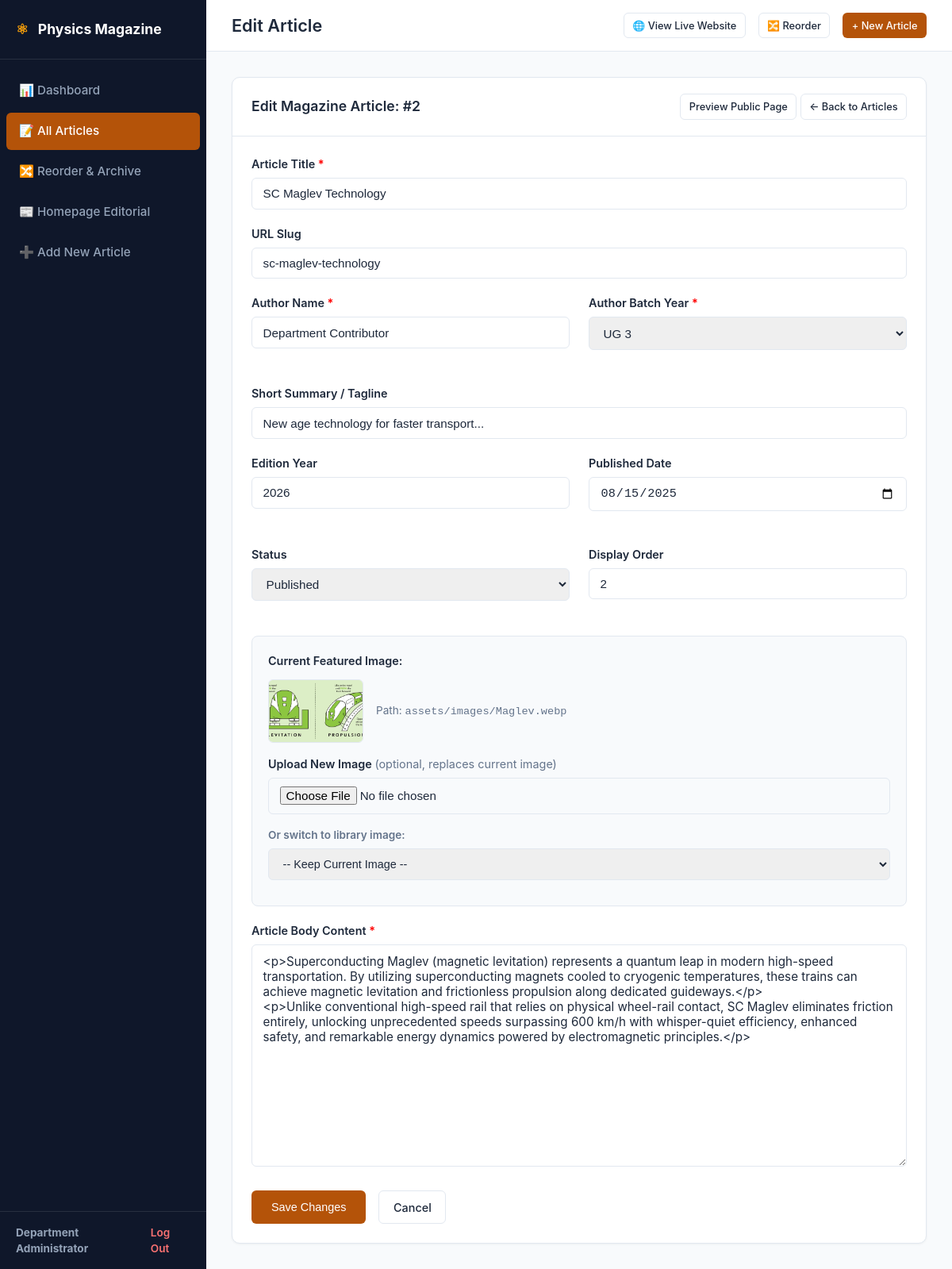
The app's page /admin/article-edit.php?id=2 (signed in) with its own data.
### tables this page shows
CREATE TABLE `articles` (
  `id` int(11) NOT NULL AUTO_INCREMENT,
  `slug` varchar(255) NOT NULL,
  `title` varchar(255) NOT NULL,
  `summary` varchar(500) NOT NULL,
  `author_name` varchar(150) NOT NULL,
  `author_batch` varchar(50) NOT NULL,
  `image_path` varchar(255) NOT NULL,
  `content` mediumtext NOT NULL,
  `edition_year` int(11) NOT NULL DEFAULT 2025,
  `published_date` date NOT NULL,
  `status` enum('published','draft') NOT NULL DEFAULT 'published',
  `sort_order` int(11) NOT NULL DEFAULT 0,
  `views_count` int(11) NOT NULL DEFAULT 0,
  `created_at` datetime DEFAULT current_timestamp(),
  `updated_at` datetime DEFAULT current_timestamp() ON UPDATE current_timestamp(),
  PRIMARY KEY (`id`),
  UNIQUE KEY `slug` (`slug`),
  KEY `idx_edition_status` (`edition_year`,`status`),
  KEY `idx_slug` (`slug`)
);

### includes/functions.php (called while the page is built, shortened)
<?php
function e($string)
{
    return htmlspecialchars($string ?? '', ENT_QUOTES, 'UTF-8');
}

### admin/article-edit.php (the view, shortened to what this page needs)
<?php
require_once __DIR__ . '/includes/admin_header.php';
$pdo = get_db_connection();
$id = (int) ($_GET['id'] ?? 0);
$stmt = $pdo->prepare("SELECT * FROM articles WHERE id = ?");
$stmt->execute([$id]);
$article = $stmt->fetch();
$commonBatches = ['UG 1', 'UG 2', 'UG 3', 'UG 4', 'PG 1', 'PG 2', 'Faculty', 'Alumni'];
?>
<div class="card" style="max-width: 900px; margin: 0 auto;">
  <div class="card-header">
    <h2>Edit Magazine Article: #<?= $article['id'] ?></h2>
    <div>
      <a href="../article.php?slug=<?= urlencode($article['slug']) ?>" target="_blank"
        class="btn btn-secondary btn-sm">Preview Public Page</a>
      <a href="articles.php" class="btn btn-secondary btn-sm">&larr; Back to Articles</a>
    </div>
  </div>
  <div class="card-body">
    <form method="POST" action="article-edit.php?id=<?= $article['id'] ?>" enctype="multipart/form-data">
      <div class="form-group">
        <label for="title">Article Title <span style="color: red;">*</span></label>
        <input type="text" id="title" name="title" class="form-control" required value="<?= e($article['title']) ?>">
      </div>
      <div class="form-group">
        <label for="slug">URL Slug</label>
        <input type="text" id="slug" name="slug" data-autogen="false" class="form-control"
          value="<?= e($article['slug']) ?>">
      </div>
      <div class="form-grid">
        <div class="form-group">
          <label for="author_name">Author Name <span style="color: red;">*</span></label>
          <input type="text" id="author_name" name="author_name" class="form-control" required
            value="<?= e($article['author_name']) ?>">
        </div>
        <div class="form-group">
          <label for="author_batch_select">Author Batch Year <span style="color: red;">*</span></label>
          <select id="author_batch_select" name="author_batch_select" class="form-control">
            <?php foreach ($commonBatches as $b): ?>
              <option value="<?= e($b) ?>" <?= ($article['author_batch'] === $b) ? 'selected' : '' ?>><?= e($b) ?></option>
            <?php endforeach; ?>
          </select>
        </div>
      </div>
      <div class="form-group">
        <label for="summary">Short Summary / Tagline</label>
        <input type="text" id="summary" name="summary" class="form-control" value="<?= e($article['summary']) ?>">
      </div>
      <div class="form-grid">
        <div class="form-group">
          <label for="edition_year">Edition Year</label>
          <input type="number" id="edition_year" name="edition_year" class="form-control"
            value="<?= e($article['edition_year']) ?>">
        </div>
        <div class="form-group">
          <label for="published_date">Published Date</label>
          <input type="date" id="published_date" name="published_date" class="form-control"
            value="<?= e($article['published_date']) ?>">
        </div>
        <div class="form-group">
          <label for="status">Status</label>
          <select id="status" name="status" class="form-control">
            <option value="published" <?= $article['status'] === 'published' ? 'selected' : '' ?>>Published</option>
          </select>
        </div>
        <div class="form-group">
          <label for="sort_order">Display Order</label>
          <input type="number" id="sort_order" name="sort_order" class="form-control"
            value="<?= e($article['sort_order']) ?>">
        </div>
      </div>
      <div class="form-group"
        style="background: #f8fafc; border: 1px solid var(--border); padding: 1.25rem; border-radius: 8px;">
        <label>Current Featured Image:</label>
        <div class="image-preview-container" style="margin-bottom: 1rem;">
          <img src="../<?= e($article['image_path']) ?>" alt="" class="image-preview-thumb">
          <span style="font-size: 0.85rem; color: #64748b;">Path: <code><?= e($article['image_path']) ?></code></span>
        </div>
        <label for="image_file">Upload New Image <span style="color: #64748b; font-weight: normal;">(optional, replaces
            current image)</span></label>
        <input type="file" id="image_file" name="image_file" class="form-control" accept="image/*">
        <div style="margin-top: 1rem;">
          <label style="font-size: 0.85rem; color: #64748b;">Or switch to library image:</label>
          <select name="existing_asset" class="form-control" style="font-size: 0.9rem;">
            <option value="">-- Keep Current Image --</option>
          </select>
        </div>
      </div>
      <div class="form-group">
        <label for="content">Article Body Content <span style="color: red;">*</span></label>
        <textarea id="content" name="content" class="form-control" style="min-height: 280px;"
          required><?= e($article['content']) ?></textarea>
      </div>
      <div style="display: flex; gap: 1rem; margin-top: 1.5rem;">
        <button type="submit" class="btn btn-primary" style="padding: 0.75rem 1.5rem;">Save Changes</button>
        <a href="articles.php" class="btn btn-secondary">Cancel</a>
      </div>
    </form>
  </div>
</div>
<?php require_once __DIR__ . '/includes/admin_footer.php'; ?>

### admin/assets/css/admin.css (style rules this page uses)
:root { --primary: #1e293b; --primary-hover: #0f172a; --accent: #b45309; --accent-hover: #92400e; --bg: #f8fafc; --sidebar-bg: #0f172a; --sidebar-text: #94a3b8; --sidebar-hover: #1e293b; --sidebar-active: #b45309; --card-bg: #ffffff; --text-main: #1e293b; --text-muted: #64748b; --border: #e2e8f0; --success: #16a34a; --danger: #dc2626; --warning: #d97706; }
* { box-sizing: border-box; margin: 0; padding: 0; }
body { font-family: -apple-system, BlinkMacSystemFont, 'Segoe UI', Roboto, Helvetica, Arial, sans-serif; background-color: var(--bg); color: var(--text-main); line-height: 1.5; display: flex; min-height: 100vh; }
.card { background: white; border-radius: 10px; border: 1px solid var(--border); box-shadow: 0 1px 3px rgba(0,0,0,0.05); margin-bottom: 2rem; overflow: hidden; }
.card-header { padding: 1.25rem 1.5rem; border-bottom: 1px solid var(--border); display: flex; justify-content: space-between; align-items: center; }
.card-header h2 { font-size: 1.1rem; font-weight: 600; color: var(--primary); }
.card-body { padding: 1.5rem; }
.btn { display: inline-flex; align-items: center; gap: 0.4rem; padding: 0.55rem 1.1rem; border-radius: 6px; font-size: 0.9rem; font-weight: 500; text-decoration: none; border: 1px solid transparent; cursor: pointer; transition: all 0.2s; }
.btn-primary { background-color: var(--accent); color: white; }
.btn-secondary { background-color: white; border-color: var(--border); color: var(--text-main); }
.btn-sm { padding: 0.35rem 0.65rem; font-size: 0.8rem; }
.form-grid { display: grid; grid-template-columns: repeat(auto-fit, minmax(280px, 1fr)); gap: 1.5rem; margin-bottom: 1.5rem; }
.form-group { margin-bottom: 1.25rem; }
.form-group label { display: block; font-size: 0.9rem; font-weight: 600; color: var(--text-main); margin-bottom: 0.4rem; }
.form-control { width: 100%; padding: 0.65rem 0.85rem; border: 1px solid var(--border); border-radius: 6px; font-size: 0.95rem; color: var(--text-main); outline: none; transition: border-color 0.2s; }
textarea.form-control { min-height: 180px; font-family: inherit; }
.image-preview-container { margin-top: 0.75rem; display: flex; align-items: center; gap: 1rem; }
.image-preview-thumb { width: 120px; height: 80px; object-fit: cover; border-radius: 6px; border: 1px solid var(--border); }

### records on screen
articles: id "2", title "SC Maglev Technology", slug "sc-maglev-technology", author_name "Department Contributor", summary "New age technology for faster transport...", edition_year "2026", published_date "08/15/2025", status "Published", sort_order "2", image_path (picture), image_path "assets/images/Maglev.webp", content "<p>Superconducting Maglev (magnetic levitation) represents a quantum leap in modern high-speed transportation. By utilizing superconducting magnets cooled to cryogenic temperatures, these trains can achieve magnetic levitation and frictionless propulsion along dedicated guideways.</p> <p>Unlike conventional high-speed rail that relies on physical wheel-rail contact, SC Maglev eliminates friction entirely, unlocking unprecedented speeds surpassing 600 km/h with whisper-quiet efficiency, enhanced safety, and remarkable energy dynamics powered by electromagnetic principles.</p>"

### other values on screen
$adminName "Department Administrator"
$adminPageTitle "Edit Article"
form field author_batch_select "UG 3"
